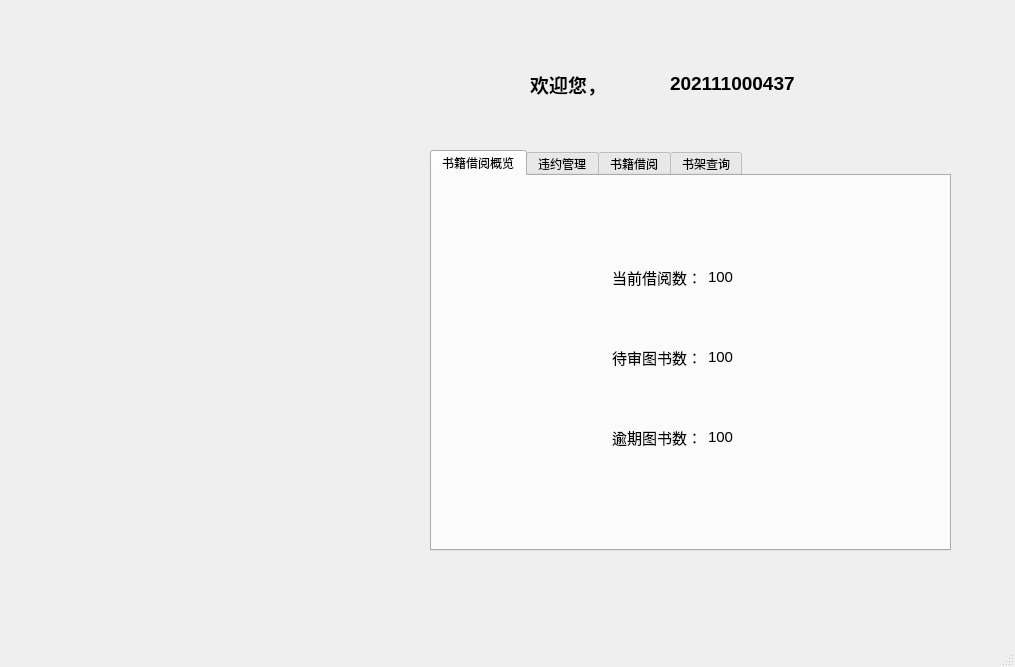
<?xml version="1.0" encoding="UTF-8"?>
<ui version="4.0">
 <class>MainWindow</class>
 <widget class="QMainWindow" name="MainWindow">
  <property name="geometry">
   <rect>
    <x>0</x>
    <y>0</y>
    <width>1015</width>
    <height>667</height>
   </rect>
  </property>
  <property name="windowTitle">
   <string>MainWindow</string>
  </property>
  <widget class="QWidget" name="centralwidget">
   <widget class="QWidget" name="layoutWidget">
    <property name="geometry">
     <rect>
      <x>530</x>
      <y>70</y>
      <width>274</width>
      <height>28</height>
     </rect>
    </property>
    <layout class="QHBoxLayout" name="horizontalLayout">
     <item>
      <widget class="QLabel" name="label">
       <property name="text">
        <string>&lt;html&gt;&lt;head/&gt;&lt;body&gt;&lt;p&gt;&lt;span style=&quot; font-size:14pt; font-weight:600;&quot;&gt;欢迎您，&lt;/span&gt;&lt;/p&gt;&lt;/body&gt;&lt;/html&gt;</string>
       </property>
      </widget>
     </item>
     <item>
      <widget class="QLabel" name="label_2">
       <property name="text">
        <string>&lt;html&gt;&lt;head/&gt;&lt;body&gt;&lt;p&gt;&lt;span style=&quot; font-size:14pt; font-weight:600;&quot;&gt;202111000437&lt;/span&gt;&lt;/p&gt;&lt;/body&gt;&lt;/html&gt;</string>
       </property>
      </widget>
     </item>
    </layout>
   </widget>
   <widget class="QTabWidget" name="tabWidget">
    <property name="geometry">
     <rect>
      <x>430</x>
      <y>150</y>
      <width>521</width>
      <height>401</height>
     </rect>
    </property>
    <property name="currentIndex">
     <number>0</number>
    </property>
    <widget class="QWidget" name="tab_1">
     <attribute name="title">
      <string>书籍借阅概览</string>
     </attribute>
     <widget class="QWidget" name="layoutWidget_2">
      <property name="geometry">
       <rect>
        <x>180</x>
        <y>90</y>
        <width>162</width>
        <height>23</height>
       </rect>
      </property>
      <layout class="QHBoxLayout" name="horizontalLayout_3">
       <item>
        <widget class="QLabel" name="label_6">
         <property name="text">
          <string>&lt;html&gt;&lt;head/&gt;&lt;body&gt;&lt;p&gt;&lt;span style=&quot; font-size:11pt;&quot;&gt;当前借阅数：&lt;/span&gt;&lt;/p&gt;&lt;/body&gt;&lt;/html&gt;</string>
         </property>
        </widget>
       </item>
       <item>
        <widget class="QLabel" name="label_7">
         <property name="text">
          <string>&lt;html&gt;&lt;head/&gt;&lt;body&gt;&lt;p&gt;&lt;span style=&quot; font-size:11pt;&quot;&gt;100&lt;/span&gt;&lt;/p&gt;&lt;/body&gt;&lt;/html&gt;</string>
         </property>
        </widget>
       </item>
      </layout>
     </widget>
     <widget class="QWidget" name="layoutWidget_3">
      <property name="geometry">
       <rect>
        <x>180</x>
        <y>170</y>
        <width>162</width>
        <height>23</height>
       </rect>
      </property>
      <layout class="QHBoxLayout" name="horizontalLayout_4">
       <item>
        <widget class="QLabel" name="label_8">
         <property name="text">
          <string>&lt;html&gt;&lt;head/&gt;&lt;body&gt;&lt;p&gt;&lt;span style=&quot; font-size:11pt;&quot;&gt;待审图书数：&lt;/span&gt;&lt;/p&gt;&lt;/body&gt;&lt;/html&gt;</string>
         </property>
        </widget>
       </item>
       <item>
        <widget class="QLabel" name="label_9">
         <property name="text">
          <string>&lt;html&gt;&lt;head/&gt;&lt;body&gt;&lt;p&gt;&lt;span style=&quot; font-size:11pt;&quot;&gt;100&lt;/span&gt;&lt;/p&gt;&lt;/body&gt;&lt;/html&gt;</string>
         </property>
        </widget>
       </item>
      </layout>
     </widget>
     <widget class="QWidget" name="layoutWidget_4">
      <property name="geometry">
       <rect>
        <x>180</x>
        <y>250</y>
        <width>162</width>
        <height>23</height>
       </rect>
      </property>
      <layout class="QHBoxLayout" name="horizontalLayout_5">
       <item>
        <widget class="QLabel" name="label_10">
         <property name="text">
          <string>&lt;html&gt;&lt;head/&gt;&lt;body&gt;&lt;p&gt;&lt;span style=&quot; font-size:11pt;&quot;&gt;逾期图书数：&lt;/span&gt;&lt;/p&gt;&lt;/body&gt;&lt;/html&gt;</string>
         </property>
        </widget>
       </item>
       <item>
        <widget class="QLabel" name="label_11">
         <property name="text">
          <string>&lt;html&gt;&lt;head/&gt;&lt;body&gt;&lt;p&gt;&lt;span style=&quot; font-size:11pt;&quot;&gt;100&lt;/span&gt;&lt;/p&gt;&lt;/body&gt;&lt;/html&gt;</string>
         </property>
        </widget>
       </item>
      </layout>
     </widget>
    </widget>
    <widget class="QWidget" name="tab_3">
     <attribute name="title">
      <string>违约管理</string>
     </attribute>
     <widget class="QPushButton" name="pushButton_3">
      <property name="geometry">
       <rect>
        <x>380</x>
        <y>40</y>
        <width>93</width>
        <height>28</height>
       </rect>
      </property>
      <property name="text">
       <string>查询</string>
      </property>
     </widget>
     <widget class="QPushButton" name="pushButton_4">
      <property name="geometry">
       <rect>
        <x>380</x>
        <y>90</y>
        <width>93</width>
        <height>28</height>
       </rect>
      </property>
      <property name="text">
       <string>缴款</string>
      </property>
     </widget>
     <widget class="QWidget" name="layoutWidget_6">
      <property name="geometry">
       <rect>
        <x>40</x>
        <y>40</y>
        <width>321</width>
        <height>26</height>
       </rect>
      </property>
      <layout class="QHBoxLayout" name="horizontalLayout_6">
       <item>
        <widget class="QLabel" name="label_12">
         <property name="text">
          <string>&lt;html&gt;&lt;head/&gt;&lt;body&gt;&lt;p&gt;&lt;span style=&quot; font-size:11pt;&quot;&gt;请输入uid：&lt;/span&gt;&lt;/p&gt;&lt;/body&gt;&lt;/html&gt;</string>
         </property>
        </widget>
       </item>
       <item>
        <widget class="QLineEdit" name="lineEdit"/>
       </item>
      </layout>
     </widget>
     <widget class="QTableWidget" name="tableWidget_2">
      <property name="geometry">
       <rect>
        <x>40</x>
        <y>90</y>
        <width>321</width>
        <height>241</height>
       </rect>
      </property>
     </widget>
    </widget>
    <widget class="QWidget" name="tab_4">
     <attribute name="title">
      <string>书籍借阅</string>
     </attribute>
     <widget class="QWidget" name="layoutWidget_7">
      <property name="geometry">
       <rect>
        <x>40</x>
        <y>40</y>
        <width>321</width>
        <height>26</height>
       </rect>
      </property>
      <layout class="QHBoxLayout" name="horizontalLayout_8">
       <item>
        <widget class="QLabel" name="label_15">
         <property name="text">
          <string>&lt;html&gt;&lt;head/&gt;&lt;body&gt;&lt;p&gt;&lt;span style=&quot; font-size:11pt;&quot;&gt;请输入bid：&lt;/span&gt;&lt;/p&gt;&lt;/body&gt;&lt;/html&gt;</string>
         </property>
        </widget>
       </item>
       <item>
        <widget class="QLineEdit" name="lineEdit_2"/>
       </item>
      </layout>
     </widget>
     <widget class="QPushButton" name="pushButton_7">
      <property name="geometry">
       <rect>
        <x>380</x>
        <y>40</y>
        <width>93</width>
        <height>28</height>
       </rect>
      </property>
      <property name="text">
       <string>查询</string>
      </property>
     </widget>
     <widget class="QPushButton" name="pushButton_8">
      <property name="geometry">
       <rect>
        <x>380</x>
        <y>90</y>
        <width>93</width>
        <height>28</height>
       </rect>
      </property>
      <property name="text">
       <string>申请</string>
      </property>
     </widget>
     <widget class="QTableWidget" name="tableWidget_3">
      <property name="geometry">
       <rect>
        <x>40</x>
        <y>90</y>
        <width>321</width>
        <height>241</height>
       </rect>
      </property>
     </widget>
    </widget>
    <widget class="QWidget" name="tab_5">
     <attribute name="title">
      <string>书架查询</string>
     </attribute>
     <widget class="QPushButton" name="pushButton_10">
      <property name="geometry">
       <rect>
        <x>380</x>
        <y>40</y>
        <width>93</width>
        <height>28</height>
       </rect>
      </property>
      <property name="text">
       <string>查询</string>
      </property>
     </widget>
     <widget class="QWidget" name="layoutWidget_8">
      <property name="geometry">
       <rect>
        <x>40</x>
        <y>40</y>
        <width>321</width>
        <height>26</height>
       </rect>
      </property>
      <layout class="QHBoxLayout" name="horizontalLayout_9">
       <item>
        <widget class="QLabel" name="label_16">
         <property name="text">
          <string>&lt;html&gt;&lt;head/&gt;&lt;body&gt;&lt;p&gt;&lt;span style=&quot; font-size:11pt;&quot;&gt;请输入sid：&lt;/span&gt;&lt;/p&gt;&lt;/body&gt;&lt;/html&gt;</string>
         </property>
        </widget>
       </item>
       <item>
        <widget class="QLineEdit" name="lineEdit_3"/>
       </item>
      </layout>
     </widget>
     <widget class="QTableWidget" name="tableWidget_4">
      <property name="geometry">
       <rect>
        <x>40</x>
        <y>90</y>
        <width>431</width>
        <height>241</height>
       </rect>
      </property>
     </widget>
    </widget>
   </widget>
   <widget class="QLabel" name="label_3">
    <property name="geometry">
     <rect>
      <x>50</x>
      <y>80</y>
      <width>341</width>
      <height>491</height>
     </rect>
    </property>
    <property name="styleSheet">
     <string notr="true">border-image: url(:/image/image/220322-01-01-04 (2).jpg);</string>
    </property>
    <property name="text">
     <string/>
    </property>
   </widget>
  </widget>
  <widget class="QMenuBar" name="menubar">
   <property name="geometry">
    <rect>
     <x>0</x>
     <y>0</y>
     <width>1015</width>
     <height>26</height>
    </rect>
   </property>
  </widget>
  <widget class="QStatusBar" name="statusbar"/>
 </widget>
 <resources>
  <include location="resource.qrc"/>
 </resources>
 <connections/>
</ui>
